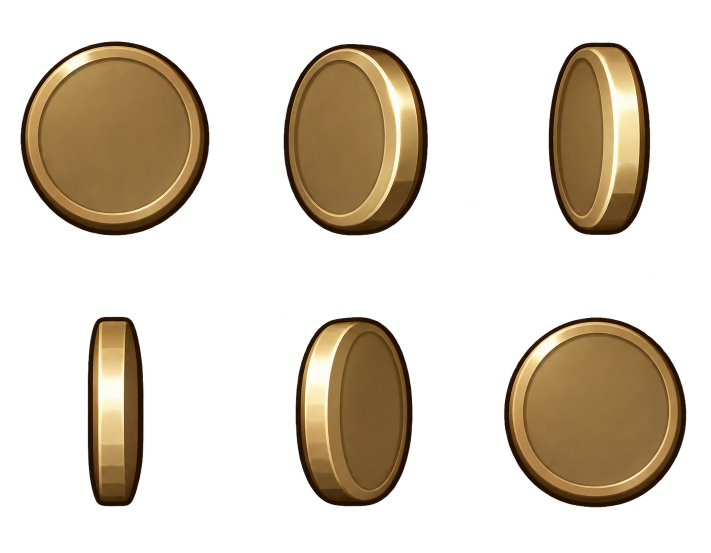
#> input picture assets/hd/artwork/cash25-seven-v1/sources/generated-coins.png, 1422 x 1106 px, given in place of guided19-master.png, which was not available (shown at 1/2 size)
$ python export_final.py
#> lines starting #> are read from the running program, lines starting #| are printed output that depends on the picture; pictures that were not available may be replaced by others from this repository, and a replacement may not be noted
"""Reproduce four finite static guided-bomb candidates from selected imagegen RGBA.
Only whole-object crop, Lanczos resize and registered placement. No procedural art,
recoloring or alpha remask. Original images are optional local review inputs only.
"""
from pathlib import Path
from PIL import Image, ImageDraw
import hashlib,json,struct,zipfile
R=Path(__file__).resolve().parent
SHA=lambda data:hashlib.sha256(data).hexdigest()
T={19:('guided19-master.png',[74,180,1086,1173],[82,82],[7,15]),171:('guided171-master.png',[160,260,1001,1098],[82,82],[7,15]),20:('guided20-rounded-master.png',[99,151,956,1352],[46,62],[29,29]),21:('guided21-rounded-master.png',[130,116,811,1589],[44,76],[30,22])}
ORIGINAL_BOUNDS={19:[1,2,11,12],171:[1,2,11,12],20:[4,4,9,11],21:[4,3,9,12]}
SLOTS={19:326,171:327,20:328,21:329}
for sub in ['exports','runtime','review']:(R/sub).mkdir(exist_ok=True)
frames=[];metrics={};images={}
for n,(filename,crop,size,pos) in T.items():
    src=R/'selected-masters'/filename;master=Image.open(src).convert('RGBA')
#> further down, master is the input picture: PIL image 1422x1106 RGBA; mean R, G, B, A 44.2, 34.1, 19.6, 79
    out=Image.new('RGBA',(96,112));out.paste(master.crop(tuple(crop)).resize(tuple(size),Image.Resampling.LANCZOS),tuple(pos));images[n]=out
#> after `out = Image.new('RGBA', (96, 112))`: out: PIL image 96x112 RGBA; every value is 0
#> after `out.paste(master.crop(tuple(crop)).resize(tuple(size), Image.Resamplin`:
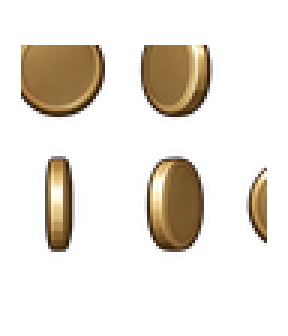
#> out: PIL image 96x112 RGBA (shown 3 times larger); mean R, G, B, A 25.7, 19.3, 11.1, 45.6; transparent parts drawn white
    png=R/'exports'/f'shapes8-id{n}-96x112.png';out.save(png)
    header=[80000+n,8,12,14,0,0];raw=b'HDR1'+struct.pack('<6I',*header)+out.tobytes();hda=R/'runtime'/f'bullet-{n}-8.hda';hda.write_bytes(raw)
    a=out.getchannel('A');hist=a.histogram();bbox=lambda t:a.point(lambda v:255 if v>t else 0).getbbox()
#> after `a = out.getchannel('A')`:
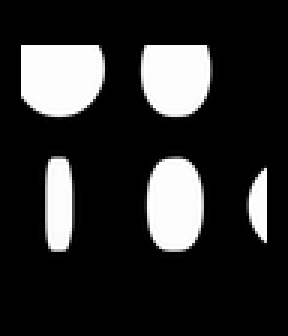
#> a: PIL image 96x112 L (shown 3 times larger); min 0, max 255, mean 45.6
#> after `hist = a.histogram()`: hist = 256 values, max 8303 at index 0, min 0 at index 22, mean 42
    bounds={str(t):list(bbox(t)) for t in [0,16,64,128,240]}
    edge=list(a.crop((0,0,96,1)).getdata())+list(a.crop((0,111,96,112)).getdata())+list(a.crop((0,0,1,112)).getdata())+list(a.crop((95,0,96,112)).getdata())
#> edge = 416 values from 0 to 0
    check_threshold=128 if n in [19,171] else 16
    expected=[v*8 for v in ORIGINAL_BOUNDS[n]]
#> (the run stopped early here; a loop or call above may not have finished)

$ run again, on assets/hd/artwork/cash25-seven-v1/sources/generated-popup25.png
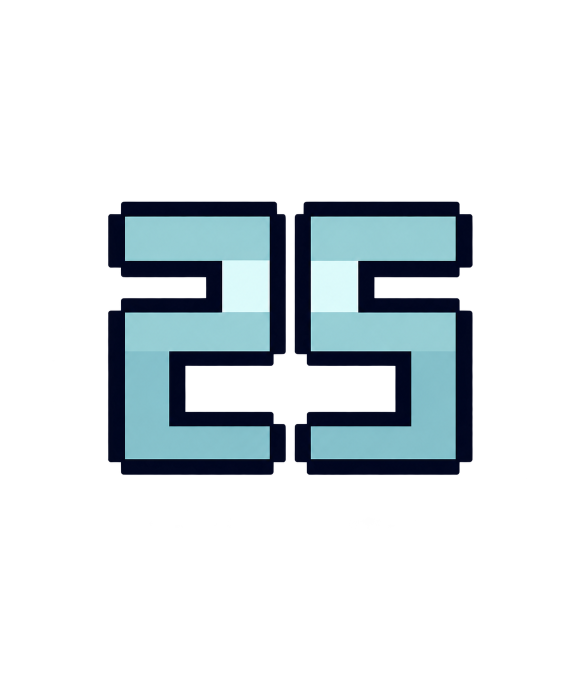
#> input picture assets/hd/artwork/cash25-seven-v1/sources/generated-popup25.png, 1161 x 1355 px, given in place of guided19-master.png, which was not available (shown at 1/2 size)
#> master is the input picture: PIL image 1161x1355 RGBA; mean R, G, B, A 17.4, 24.1, 27.3, 52.4
#> out: PIL image 96x112 RGBA; every value is 0
#> `out.paste(master.crop(tuple(crop)).resize(tuple(size), Image.Resamplin`:
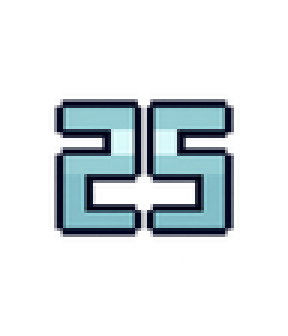
#> out: PIL image 96x112 RGBA (shown 3 times larger); mean R, G, B, A 17.1, 23.7, 27.3, 51.2; transparent parts drawn white
#> `a = out.getchannel('A')`:
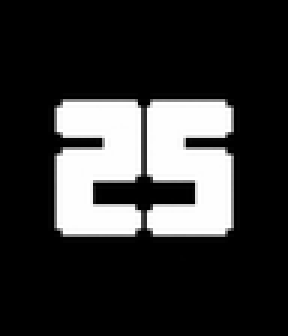
#> a: PIL image 96x112 L (shown 3 times larger); min 0, max 255, mean 51.2
#> hist = 256 values, max 8064 at index 0, min 0 at index 10, mean 42
#> edge = 416 values from 0 to 0
